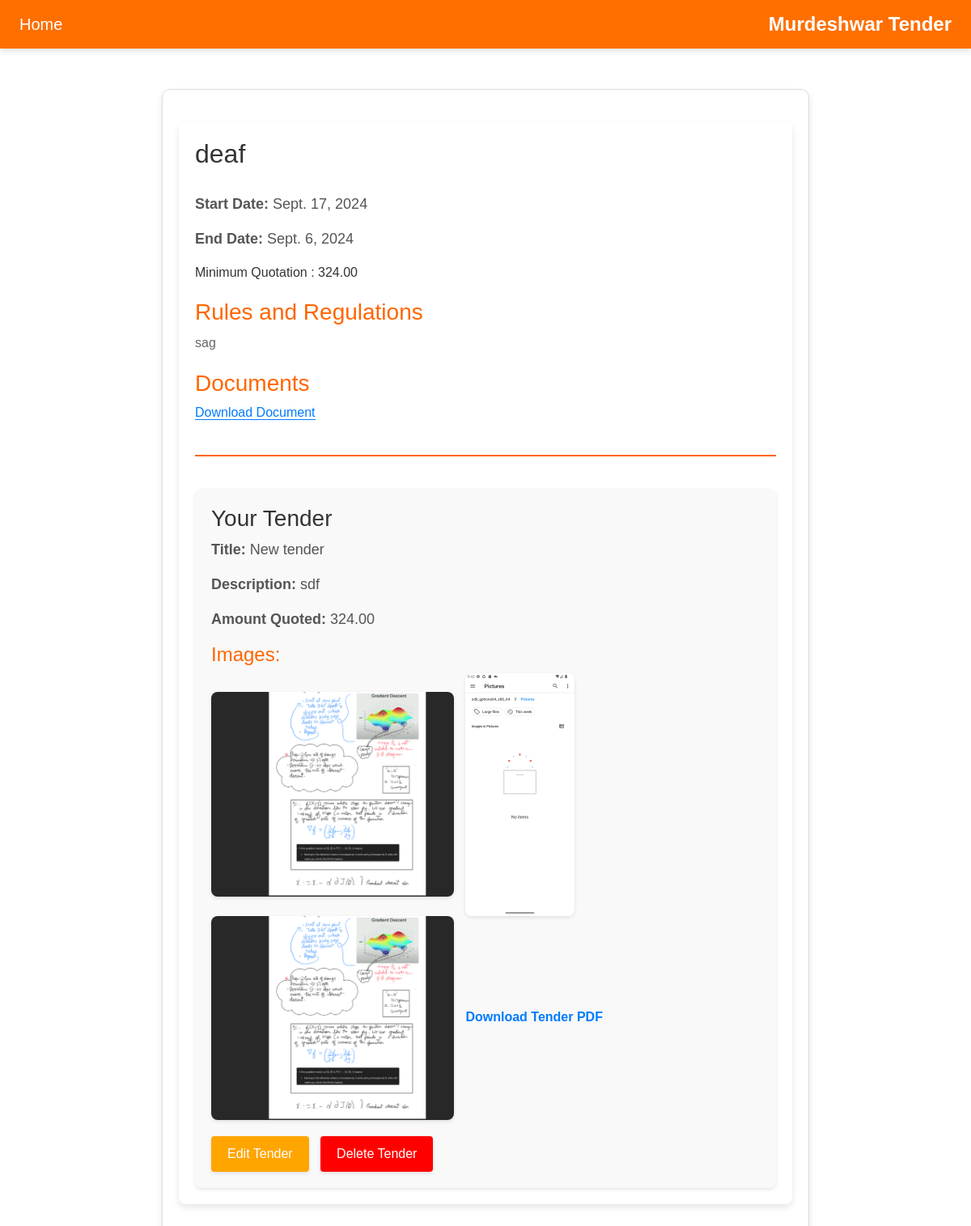
The page /home/ (signed in) on the database its author committed.
### vendors/models.py (models this page shows, shortened)
class Project(models.Model):
    project_title = models.CharField(max_length=255)
    start_date = models.DateField()
    end_date = models.DateField()
    min_quote = models.DecimalField(max_digits=10, decimal_places=2)
    rules_and_regulations = models.TextField()
    documents = models.FileField(upload_to='documents/')
    class Meta:
        verbose_name = "Project"
        verbose_name_plural = "Projects"

class CustomUser(AbstractBaseUser, PermissionsMixin):
    username = models.CharField(max_length=150, unique=True)
    agency = models.CharField(max_length=250)
    phone_no = models.CharField(max_length=15, blank=True, null=True)  # Updated to include phone number
    address = models.TextField()
    email = models.EmailField(unique=True)
    first_name = models.CharField(max_length=30)
    last_name = models.CharField(max_length=30)
    is_active = models.BooleanField(default=True)
    is_staff = models.BooleanField(default=False)
    USERNAME_FIELD = 'username'
    REQUIRED_FIELDS = ['email']
    objects = CustomUserManager()
    groups = models.ManyToManyField(
        'auth.Group',
        related_name='customuser_set',
        blank=True
    )
    user_permissions = models.ManyToManyField(
        'auth.Permission',
        related_name='customuser_set',
        blank=True
    )

class Tender(models.Model):
    user = models.OneToOneField(settings.AUTH_USER_MODEL, on_delete=models.CASCADE, related_name='tender')
    title = models.CharField(max_length=255)
    description = models.TextField()
    amount_quoted = models.DecimalField(max_digits=10, decimal_places=2)
    png1 = models.ImageField(upload_to='tenders/')
    png2 = models.ImageField(upload_to='tenders/')
    png3 = models.ImageField(upload_to='tenders/')
    pdf = models.FileField(upload_to='tenders/', blank=True, null=True)  # New field for PDF

### vendors/views.py (the view)
# urls.py: 2. Add a URL to urlpatterns:  path('', views.home, name='home')
def home(request):
    if request.user.is_authenticated and request.user.username == 'gouthamn2024' and request.user.check_password(
            'murdeshwartender'):
        return redirect('project_list')
    project = Project.objects.first()
    if project:
        return render(request, 'home.html', {'project': project, 'user': request.user})
    return render(request, 'no_project.html', )

### vendors/templates/home.html (shortened to what this page needs)
{% extends "base.html" %}
{% block content %}
    <div style="max-width: 1000px; margin: 20px auto; padding: 20px; background-color: #fff; border-radius: 8px; box-shadow: 0 4px 8px rgba(0,0,0,0.1);">
        <h1 style="font-size: 32px; color: #333; padding-bottom: 10px; margin-bottom: 20px;">{{ project.project_title }}</h1>
        <p style="font-size: 18px; color: #555;"><strong>Start Date:</strong> {{ project.start_date }}</p>
        <p style="font-size: 18px; color: #555;"><strong>End Date:</strong> {{ project.end_date }}</p>
        <p>Minimum Quotation : {{ project.min_quote }}</p>
        <h2 style="font-size: 28px; color: #ff6600; margin-top: 20px;">Rules and Regulations</h2>
        <p style="font-size: 16px; color: #666; line-height: 1.6;">{{ project.rules_and_regulations|linebreaksbr }}</p>
        {% if project.documents %}
            <h2 style="font-size: 28px; color: #ff6600; margin-top: 20px;">Documents</h2>
            <a href="{{ project.documents.url }}" target="_blank" style="font-size: 16px; color: #007bff; text-decoration: none; border-bottom: 1px solid #007bff;">Download Document</a>
        {% endif %}
        <hr style="border: 0; border-top: 2px solid #ff6600; margin: 40px 0;">
        {% if user.tender %}
            <div style="background-color: #f9f9f9; padding: 20px; border-radius: 8px; box-shadow: 0 2px 4px rgba(0,0,0,0.1);">
                <h2 style="font-size: 28px; color: #333;">Your Tender</h2>
                <p style="font-size: 18px; color: #555;"><strong>Title:</strong> {{ user.tender.title }}</p>
                <p style="font-size: 18px; color: #555;"><strong>Description:</strong> {{ user.tender.description|linebreaksbr }}</p>
                <p style="font-size: 18px; color: #555;"><strong>Amount Quoted:</strong> {{ user.tender.amount_quoted }}</p>
                <h3 style="font-size: 24px; color: #ff6600;">Images:</h3>
                <ul style="list-style-type: none; padding: 0;">
                    <li style="display: inline-block; margin-right: 10px;">
                        <img src="{{ user.tender.png1.url }}" alt="Image 1" style="max-width: 300px; max-height: 300px; border-radius: 8px; box-shadow: 0 2px 4px rgba(0,0,0,0.1);">
                    </li>
                    <li style="display: inline-block; margin-right: 10px;">
                        <img src="{{ user.tender.png2.url }}" alt="Image 2" style="max-width: 300px; max-height: 300px; border-radius: 8px; box-shadow: 0 2px 4px rgba(0,0,0,0.1);">
                    </li>
                    <li style="display: inline-block; margin-right: 10px;">
                        <img src="{{ user.tender.png3.url }}" alt="Image 3" style="max-width: 300px; max-height: 300px; border-radius: 8px; box-shadow: 0 2px 4px rgba(0,0,0,0.1);">
                    </li>
<li style="display: inline-block; margin-right: 10px;">
    <a href="{{ user.tender.pdf.url }}" target="_blank" style="text-decoration: none; color: #007bff; font-weight: bold;">
        Download Tender PDF
    </a>
</li>
                </ul>
                <div style="margin-top: 20px;">
                    <a href="{% url 'update_tender' user.tender.id %}" style="display: inline-block; padding: 10px 20px; margin-right: 10px; background-color: orange; color: white; text-decoration: none; border-radius: 4px; box-shadow: 0 2px 4px rgba(0,0,0,0.1); font-size: 16px; transition: background-color 0.3s;">Edit Tender</a>
                    <a href="{% url 'delete_tender' user.tender.id %}" style="display: inline-block; padding: 10px 20px; background-color: red; color: white; text-decoration: none; border-radius: 4px; box-shadow: 0 2px 4px rgba(0,0,0,0.1); font-size: 16px; transition: background-color 0.3s;">Delete Tender</a>
                </div>
            </div>
        {% endif %}
    </div>
{% endblock %}

### vendors/templates/base.html (shortened to what this page needs)
<!DOCTYPE html>
<html lang="en">
<head>
    <link href="https://stackpath.bootstrapcdn.com/bootstrap/4.5.2/css/bootstrap.min.css" rel="stylesheet">
    {% load static %}
</head>
<body>
    <header class="d-flex justify-content-between align-items-center">
        <a href="{% url 'home' %}" class="ml-4">Home</a>
        <h1 class="mr-4">Murdeshwar Tender</h1>
    </header>
    <div class="container">
        {% block content %}{% endblock %}
    </div>
</body>
</html>

### rows shown on the page
Project: project_title "deaf", start_date "Sept. 17, 2024", end_date "Sept. 6, 2024", min_quote "324.00", rules_and_regulations "sag"
CustomUser: tender "New tender", tender.description "sdf", tender.amount_quoted "324.00", tender.png1 (picture), tender.png2 (picture), tender.png3 (picture)
